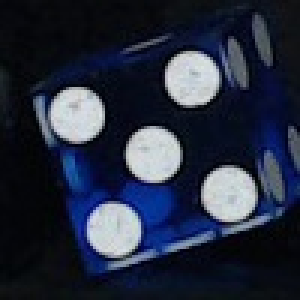
#> input picture test_data/casino_blue/five/4_001705.jpg, 100 x 100 px (shown 3 times larger)
$ python -i crop_dice.py   (imports and definitions only)
#> lines starting #> are read from the running program, lines starting #| are printed output that depends on the picture
### die_types.py
import imgaug
import numpy as np

XWING_GREEN_DIE_HSV_RANGE = (( 60,  30,  60), ( 90, 255, 255))

XWING_RED_DIE_HSV_RANGE_1 = ((  0, 140,  60), ( 10, 255, 255))
XWING_RED_DIE_HSV_RANGE_2 = ((150,  80,  60), (180, 255, 255))

XWING_RED_GD_DIE_HSV_RANGE_1 = ((  0,  60,  20), ( 10, 255, 255))
XWING_RED_GD_DIE_HSV_RANGE_2 = ((155,  60,  20), (185, 255, 255))

# WIP, can't really get these working acceptably
XWING_RED_BLACK_DIE_HSV_RANGE_1 = ((150, 20,  0), (180, 255, 255))
XWING_RED_BLACK_DIE_HSV_RANGE_2 = (( 80,  0, 10), (180, 255,  50))

BLUE_CASINO_DIE_HSV_RANGE = (( 90, 130,  35), (120, 255, 255))
WHITE_DOTS_HSV_RANGE      = ((  0,   0, 120), (255,  30, 255))

D8_BLUE_DIE_HSV_RANGE     = ((80, 130,   0), (130, 255, 255))

CXD6_PINK_DIE_HSV_RANGE = ((120, 60, 55), (255, 255, 255))


# Need two ranges since sometimes we get a fairly high specular reflection on these metal dice
D8_ORANGE_DIE_HSV_RANGE_1 = (( 0,  125, 100), ( 20, 255, 255))
D8_ORANGE_DIE_HSV_RANGE_2 = (( 0,   80, 160), ( 20, 255, 255))

class XwingImgTransform:
	def __init__(self):
		self.aug = imgaug.augmenters.Sequential([
			imgaug.augmenters.Sometimes(0.2, imgaug.augmenters.CoarseDropout((0.01, 0.05), size_percent=(0.10, 0.25))),
			imgaug.augmenters.Affine(
				scale = (0.8, 1.1),
				translate_percent = {"x": (-0.1, 0.1), "y": (-0.1, 0.1)},
				rotate = (0, 360),
				order = 1,
				cval = (0, 255),
			),
			#imgaug.augmenters.Sometimes(0.25, imgaug.augmenters.GaussianBlur(sigma=[1.0, 1.8])),
			imgaug.augmenters.Sometimes(0.5, imgaug.augmenters.Add((0, 100))),
			imgaug.augmenters.Sometimes(0.5, imgaug.augmenters.Multiply((0.9, 1.5))),
			imgaug.augmenters.Sometimes(0.3, imgaug.augmenters.Grayscale([0.5, 1.0])),
		])

	def __call__(self, img):
		img = np.array(img)
		return self.aug.augment_image(img)

class GenericD6ImgTransform:
	# [15 lines left out: function __init__, not called in this run]

	def __call__(self, img):
		img = np.array(img)
		return self.aug.augment_image(img)

class CasinoImgTransform:
	# [16 lines left out: function __init__, not called in this run]

	def __call__(self, img):
		img = np.array(img)
		return self.aug.augment_image(img)


# NOTE: Could use namedtuples for each of the elements here, but good enough for now
params = {
	"xwing_red": {
		"hsv_ranges": [XWING_RED_DIE_HSV_RANGE_1, XWING_RED_DIE_HSV_RANGE_2],
		"rect_width": 84,
		"rect_height": 84,
		"classes_count": 4,			# blank, focus, hit, crit
		"expected_distribution": {"blank": 2.0/8.0, "focus": 2.0/8.0, "hit":   3.0/8.0, "crit":  1.0/8.0},
		"training": {
			"image_transform": XwingImgTransform(),
			"lr": 0.01,
			"momentum": 0.9,
			"lr_reduction_steps": 30,
			"total_steps": 60,
		},
	},
	"xwing_green": {
		"hsv_ranges": [XWING_GREEN_DIE_HSV_RANGE],
		"rect_width": 84,
		"rect_height": 84,
		"classes_count": 3,			# blank, focus, evade
		"expected_distribution": {"blank": 3.0/8.0, "focus": 2.0/8.0, "evade": 3.0/8.0},
		"training": {
			"image_transform": XwingImgTransform(),
			"lr": 0.01,
			"momentum": 0.9,
			"lr_reduction_steps": 30,
			"total_steps": 60,
		},
	},
	"xwing_red_gd": {
		"hsv_ranges": [XWING_RED_GD_DIE_HSV_RANGE_1, XWING_RED_GD_DIE_HSV_RANGE_2],
		"rect_width": 84,
		"rect_height": 84,
		"classes_count": 4,			# blank, focus, hit, crit
		"expected_distribution": {"blank": 2.0/8.0, "focus": 2.0/8.0, "hit":   3.0/8.0, "crit":  1.0/8.0},
		"training": {
			"image_transform": XwingImgTransform(),
			"lr": 0.01,
			"momentum": 0.9,
			"lr_reduction_steps": 30,
			"total_steps": 60,
		},
	},
	"casino_blue": {
		"hsv_ranges": [WHITE_DOTS_HSV_RANGE],
		"rect_width": 100,
		"rect_height": 100,
		"classes_count": 6,			# 1-6
		"expected_distribution": {"one": 1.0/6.0, "two": 1.0/6.0, "three": 1.0/6.0, "four": 1.0/6.0, "five": 1.0/6.0, "six": 1.0/6.0},
		"training": {
			"image_transform": CasinoImgTransform(),
			"lr": 0.01,
			"momentum": 0.9,
			"lr_reduction_steps": 40,
			"total_steps": 80,
		},
	},
	"d8_blue": {
		"hsv_ranges": [D8_BLUE_DIE_HSV_RANGE],
		"rect_width": 84,
		"rect_height": 84,
		"classes_count": 8,			# 1-8
		"expected_distribution": {"one": 1.0/8.0, "two": 1.0/8.0, "three": 1.0/8.0, "four": 1.0/8.0, "five": 1.0/8.0, "six": 1.0/8.0, "seven": 1.0/8.0, "eight": 1.0/8.0},
		"training": {
			"image_transform": XwingImgTransform(),		# TODO
			"lr": 0.01,
			"momentum": 0.9,
			"lr_reduction_steps": 30,
			"total_steps": 120,
		},
	},
	"generic_d6": {
		"hsv_ranges": [CXD6_PINK_DIE_HSV_RANGE],
		"rect_width": 84,
		"rect_height": 84,
		"classes_count": 6,			# 1-6
		"expected_distribution": {"one": 1.0/6.0, "two": 1.0/6.0, "three": 1.0/6.0, "four": 1.0/6.0, "five": 1.0/6.0, "six": 1.0/6.0},
		"training": {
			"image_transform": GenericD6ImgTransform(),
			"lr": 0.01,
			"momentum": 0.9,
			"lr_reduction_steps": 30,
			"total_steps": 60,
		},
	},
}

### crop_dice.py
import os
import numpy as np
import cv2
import datetime
import collections
import os
from pathlib import Path
import die_types

# Settings
CAPTURE_DIR = 'captured_data/xr20_xg20_d6bgd1_d6bgd2/20190906_160723/'
INPUT_EXT = '.jpg'

# Compartments ABCD; should match the types in die_types.py
DIE_TYPES = ["xwing_red", "xwing_green", "d6_blue_gd", "d6_blue_gd"]


###################################################################################################

KEY_UP	  = 2490368
KEY_DOWN  = 2621440
KEY_RIGHT = 2555904
KEY_LEFT  = 2424832

# [13 lines of commented-out code are left out]
COMPARTMENT_A_RECT = (( 30, 30), (165, 370))
COMPARTMENT_B_RECT = ((160, 30), (300, 370))
COMPARTMENT_C_RECT = ((295, 30), (435, 370))
COMPARTMENT_D_RECT = ((430, 30), (565, 370))

###################################################################################################

# Currently returns dieA, dieB, dieC, dieD
# NOTE: Each may return "None" if no die is found
def compute_cropped_die_images(image):
	dieA = crop_hsv_range_die_in_compartment(image, COMPARTMENT_A_RECT, die_types.params[DIE_TYPES[0]]["hsv_ranges"], die_types.params[DIE_TYPES[0]]["rect_width"], die_types.params[DIE_TYPES[0]]["rect_height"])
	dieB = crop_hsv_range_die_in_compartment(image, COMPARTMENT_B_RECT, die_types.params[DIE_TYPES[1]]["hsv_ranges"], die_types.params[DIE_TYPES[1]]["rect_width"], die_types.params[DIE_TYPES[1]]["rect_height"])
	dieC = crop_hsv_range_die_in_compartment(image, COMPARTMENT_C_RECT, die_types.params[DIE_TYPES[2]]["hsv_ranges"], die_types.params[DIE_TYPES[2]]["rect_width"], die_types.params[DIE_TYPES[2]]["rect_height"])
	dieD = crop_hsv_range_die_in_compartment(image, COMPARTMENT_D_RECT, die_types.params[DIE_TYPES[3]]["hsv_ranges"], die_types.params[DIE_TYPES[3]]["rect_width"], die_types.params[DIE_TYPES[3]]["rect_height"])
	return (dieA, dieB, dieC, dieD)

def capture_imagefile_name(index):
	file = "{:06d}{}".format(index, INPUT_EXT)
	return os.path.join(CAPTURE_DIR, file)

def capture_image_exists(index):
	return Path(capture_imagefile_name(index)).exists()

def read_capture_image(index):
	capture_image = cv2.imread(capture_imagefile_name(index))
	return capture_image

# [22 lines left out: functions save_cropped_die_image, compute_hsv_range_mask, not called in this run]

def compare_images(image1, image2):
	delta = cv2.absdiff(image1, image2)
	return np.mean(delta)

def compute_mask_center(mask):
	maskMoments = cv2.moments(mask, True);
	return (int(maskMoments['m10'] / maskMoments['m00']), int(maskMoments['m01'] / maskMoments['m00']))

# Returns (pt1, pt2) boundary points array
# [43 lines left out: functions centered_rect, find_hsv_range_die_in_compartment, crop_hsv_range_die_in_compartment, not called in this run]

def draw_hsv_range_die_rect(output_image, source_image, compartment_rect, hsv_ranges, rect_width, rect_height):
	die_rect = find_hsv_range_die_in_compartment(source_image, compartment_rect, hsv_ranges, rect_width, rect_height)
	return cv2.rectangle(output_image, die_rect[0], die_rect[1], (255, 0, 255), 1)

###################################################################################################

# [18 lines left out: function concat_images, not called in this run]

# [1 line not run here, left out]

capture_index = 0
last_capture_index = -1
test_range = 0
tuning_ranges = False

# [94 lines not run here, left out]

>>> import cv2
>>> picture = cv2.imread('test_data/casino_blue/five/4_001705.jpg', cv2.IMREAD_GRAYSCALE)
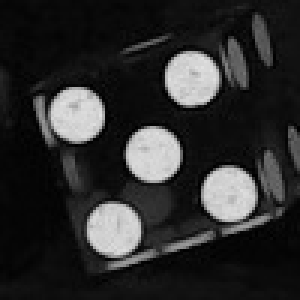
#> picture: shape (100, 100) (shown 3 times larger); min 0, max 226, mean 44.8
#> (the run stopped early here; a loop or call above may not have finished)

$ run again, on test_data/casino_blue/four/4_001741.jpg
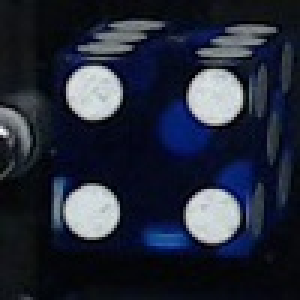
#> input picture test_data/casino_blue/four/4_001741.jpg, 100 x 100 px (shown 3 times larger)
#> `picture = cv2.imread('test_data/casino_blue/five/4_001705.jpg', cv2.IM..`:
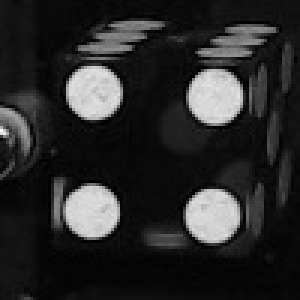
#> picture: shape (100, 100) (shown 3 times larger); min 0, max 255, mean 42

$ run again, on test_data/casino_blue/four/4_001841.jpg
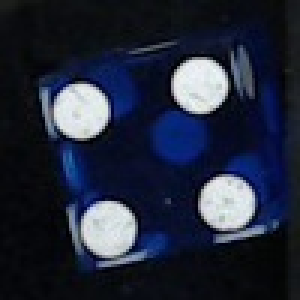
#> input picture test_data/casino_blue/four/4_001841.jpg, 100 x 100 px (shown 3 times larger)
#> `picture = cv2.imread('test_data/casino_blue/five/4_001705.jpg', cv2.IM..`:
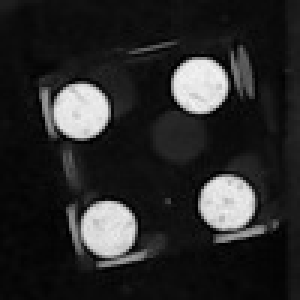
#> picture: shape (100, 100) (shown 3 times larger); min 0, max 245, mean 41

$ run again, on test_data/casino_blue/one/4_001716.jpg
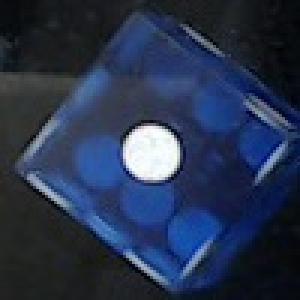
#> input picture test_data/casino_blue/one/4_001716.jpg, 100 x 100 px (shown 3 times larger)
#> `picture = cv2.imread('test_data/casino_blue/five/4_001705.jpg', cv2.IM..`:
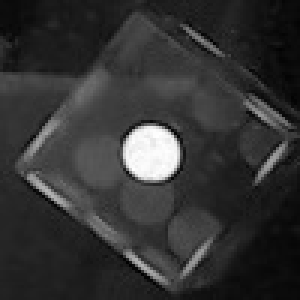
#> picture: shape (100, 100) (shown 3 times larger); min 1, max 255, mean 51.4
